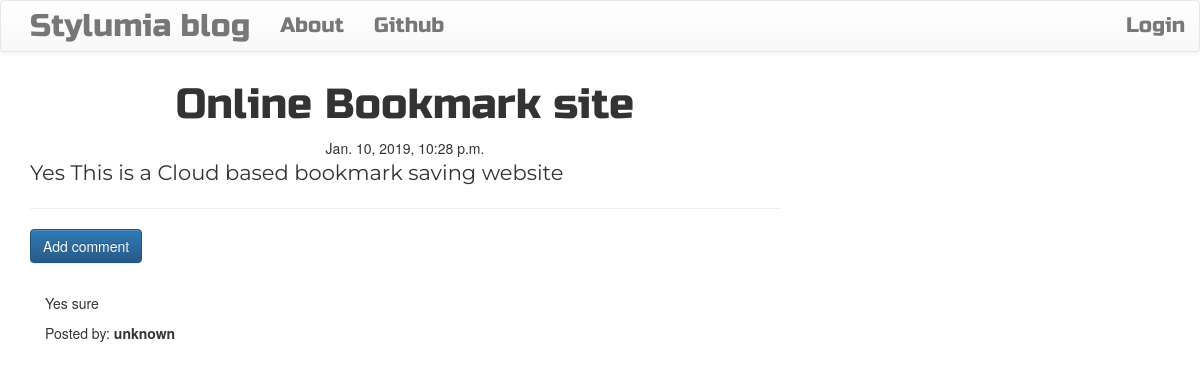
Screenshot of /post/11/ with the database file from the repository.
### blog/models.py (models this page shows, shortened)
class Post(models.Model):
    author = models.ForeignKey('auth.User',  on_delete = models.CASCADE)
    title = models.CharField(max_length = 150)
    text = models.TextField()
    create_date = models.DateTimeField(default = timezone.now)
    published_date = models.DateTimeField(blank = True , null = True)

class Comment(models.Model):
    post = models.ForeignKey('blog.post' , related_name = 'comments' ,  on_delete=models.CASCADE,)
    author = models.CharField(max_length = 150)
    text = models.TextField()
    create_date = models.DateTimeField(default = timezone.now())
    approved_comment = models.BooleanField(default = False)

### blog/views.py (the view)
# urls.py: url(r'^post/(?P<pk>\d+)/$' , views.PostDetailView.as_view() , name = 'post_detail'),
class PostDetailView(DetailView):
    fields = '__all__'
    model = Post

### blog/templates/blog/post_detail.html (shortened to what this page needs)
{% extends 'blog/base.html' %}
{% load staticfiles %}
{% block content %}
        <h1 class='posttitle loader'>{{ post.title }}</h1>
        {% if post.published_date %}
            <div class="date postdate">
                {{ post.published_date }}
            </div>
        {% else %}
            <a class="btn btn-default" href="{% url 'post_publish' pk=post.pk %}">Publish</a>
        {% endif %}
      <p class='postcontent' >{{ post.text|safe|linebreaksbr }}</p>
  <hr>
  <a class="btn btn-primary btn-comment" href="{% url 'add_comment_to_post' pk=post.pk %}">Add comment</a>
  <div class="container">
  {% for comment in post.comments.all %}
  <br>
      {% if user.is_authenticated or comment.approved_comment %}
          <p>{{ comment.text|safe|linebreaks }}</p>
          <p>Posted by: <strong>{{ comment.author }}</strong></p>
      {% endif %}
  {% empty %}
      <p>No comments posted.</p>
  {% endfor %}
</div>
{% endblock %}

### blog/static/css/blog.css (style rules this page uses)
.postdate { text-align: center; }
.posttitle { font-family: 'Russo One', sans-serif; font-size: 3em; text-align: center; }
.postcontent { font-family: 'Montserrat'; font-size: 1.5em; }

### rows the page displays
Post: title "Online Bookmark site", published_date "Jan. 10, 2019, 10:28 p.m.", text "Yes This is a Cloud based bookmark saving website"
Comment: text "Yes sure", author "unknown"
